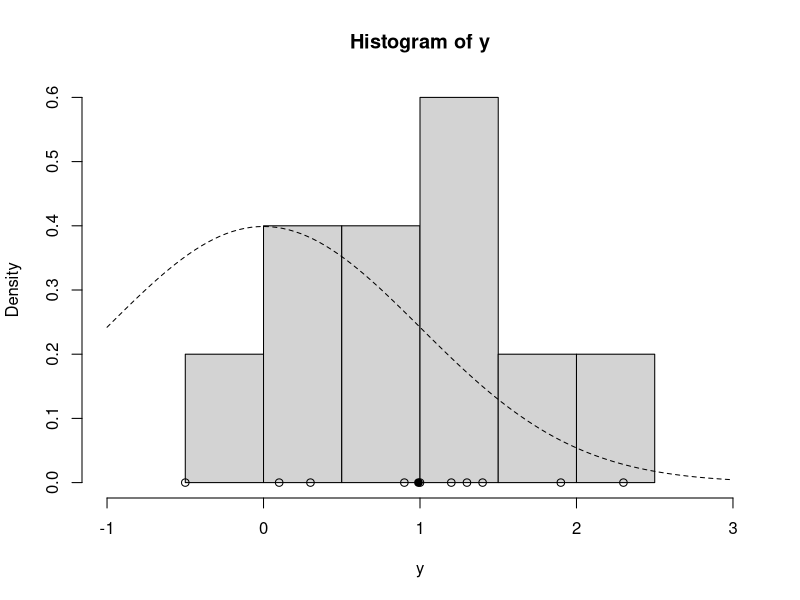
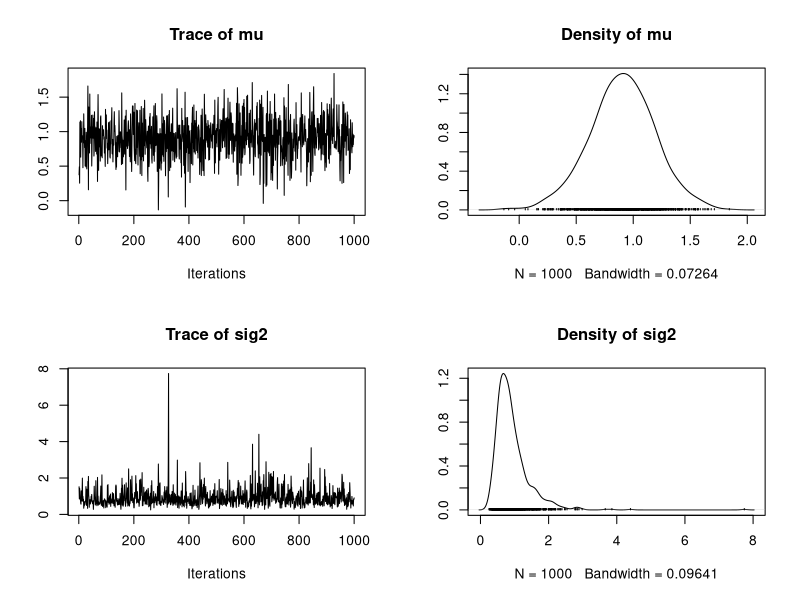

Here is the R script that generated these plots, in order:




update_mu = function(n, ybar, sig2, mu_0, sig2_0) {
  sig2_1 = 1.0 / (n / sig2 + 1.0 / sig2_0)
  mu_1 = sig2_1 * (n * ybar / sig2 + mu_0 / sig2_0)
  rnorm(n=1, mean=mu_1, sd=sqrt(sig2_1))
}


update_sig2 = function(n, y, mu, nu_0, beta_0) {
  nu_1 = nu_0 + n / 2.0
  sumsq = sum( (y - mu)^2 ) # vectorized
  beta_1 = beta_0 + sumsq / 2.0
  out_gamma = rgamma(n=1, shape=nu_1, rate=beta_1) # rate for gamma is shape for inv-gamma
  1.0 / out_gamma # reciprocal of a gamma random variable is distributed inv-gamma
}


#------------------
#Gibbs sampling.
gibbs = function(y, n_iter, init, prior) {
  ybar = mean(y)
  n = length(y)
  
  ## initialize
  mu_out = numeric(n_iter)
  sig2_out = numeric(n_iter)
  
  mu_now = init$mu
  
  ## Gibbs sampler
  for (i in 1:n_iter) {
    sig2_now = update_sig2(n=n, y=y, mu=mu_now, nu_0=prior$nu_0, beta_0=prior$beta_0)
    mu_now = update_mu(n=n, ybar=ybar, sig2=sig2_now, mu_0=prior$mu_0, sig2_0=prior$sig2_0)
    
    sig2_out[i] = sig2_now
    mu_out[i] = mu_now
  }
  
  cbind(mu=mu_out, sig2=sig2_out)
}




#---------------------------------------------
# set the problem
y = c(1.2, 1.4, -0.5, 0.3, 0.9, 2.3, 1.0, 0.1, 1.3, 1.9)
ybar = mean(y)
n = length(y)

## prior
prior = list()
prior$mu_0 = 0.0
prior$sig2_0 = 1.0
prior$n_0 = 2.0 # prior effective sample size for sig2
prior$s2_0 = 1.0 # prior point estimate for sig2
prior$nu_0 = prior$n_0 / 2.0 # prior parameter for inverse-gamma
prior$beta_0 = prior$n_0 * prior$s2_0 / 2.0 # prior parameter for inverse-gamma

hist(y, freq=FALSE, xlim=c(-1.0, 3.0)) # histogram of the data
curve(dnorm(x=x, mean=prior$mu_0, sd=sqrt(prior$sig2_0)), lty=2, add=TRUE) # prior for mu
points(y, rep(0,n), pch=1) # individual data points
points(ybar, 0, pch=19) # sample mean



#---------------------------------------------
set.seed(53)

init = list()
init$mu = 0.0

post = gibbs(y=y, n_iter=1e3, init=init, prior=prior)

head(post)


library("coda")
plot(as.mcmc(post))


summary(as.mcmc(post))
